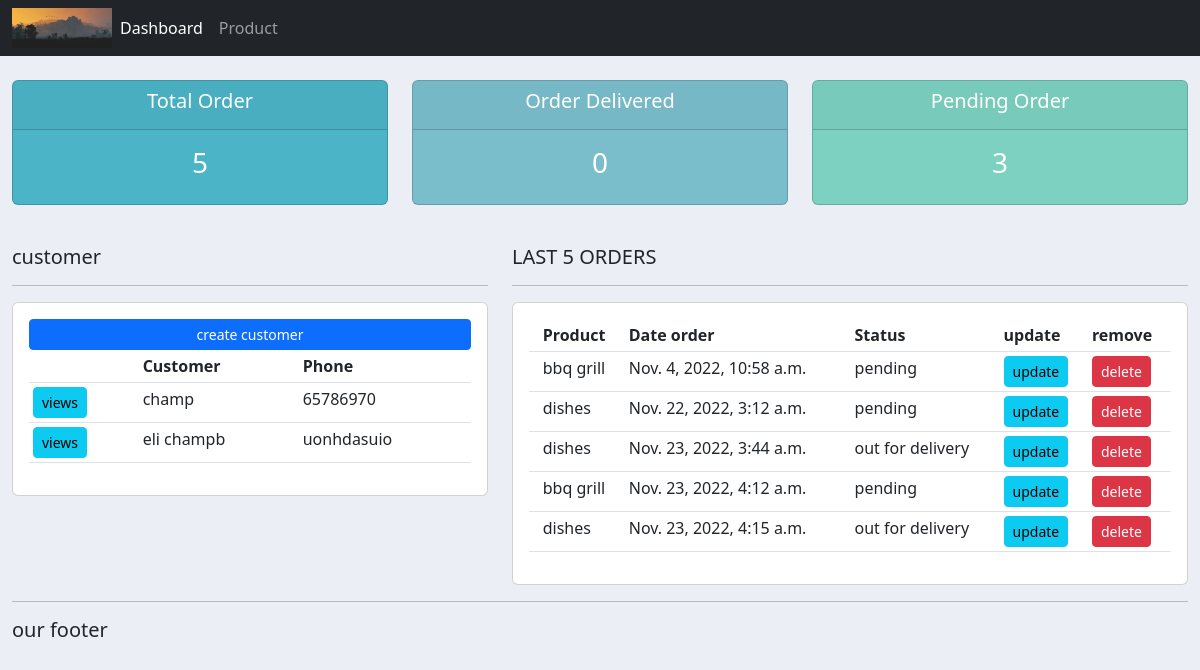
Before: / with the older database file.
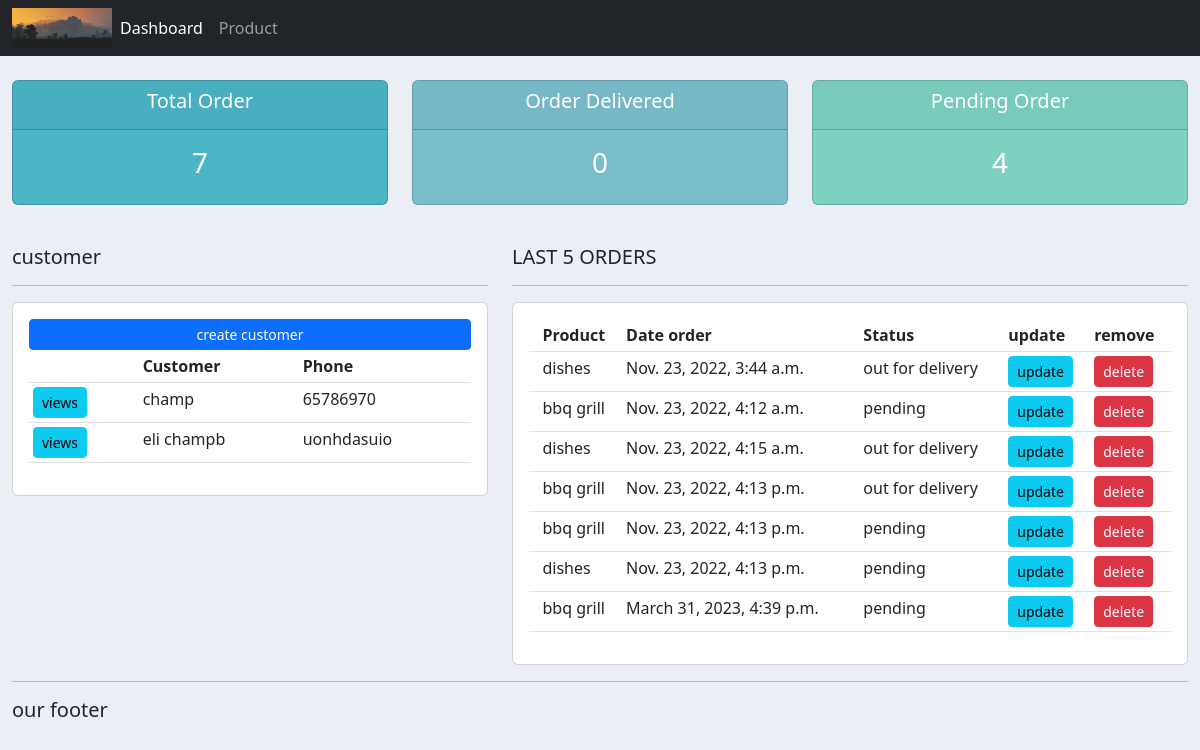
After: the same page with the newer database file.
### costumer/models.py (models this page shows, shortened)
class customer(models.Model):
    name =  models.CharField(max_length = 200,null=True)
    phone = models.CharField(max_length = 200,null=True)
    email = models.CharField(max_length = 200,null=True)
    date_created = models.DateTimeField(auto_now_add=True,null=True)

class order(models.Model):
    STATUS=(
         ('pending','pending'),
         ('out for delivery','out for delivery'),
         ('Delivered','Delivered'),
    )
    product = models.ForeignKey(product,null=True,on_delete=models.SET_NULL)
    customer = models.ForeignKey(customer,null=True,on_delete=models.SET_NULL)
    date_created = models.DateTimeField(auto_now_add=True,null=True)
    status = models.CharField(max_length = 200,null=True,choices=STATUS)

class product(models.Model):
    CATEGORY = (
        ('Indoor','Indoor'),
        ('Outdoor','Outdoor'),
    )
    name = models.CharField(max_length = 200,null=True)
    price = models.FloatField(null=True)
    category = models.CharField(max_length = 200,null=True,choices=CATEGORY)
    description =  models.CharField(max_length = 200,null=True,blank=True)
    date_created = models.DateTimeField(auto_now_add=True,null=True)
    tags = models.ManyToManyField(tag)
    def __str__(self):
        return self.name

### costumer/views.py (the view)
# urls.py: path('', views.home,name="home"),
def home(request):
    orders = order.objects.all()
    customers = customer.objects.all()
    total_customer = customers.count()
    total_order = orders.count()
    delivered = orders.filter( status  ='Delivered').count()
    pending = orders.filter( status  = 'pending').count()
    context = {'orders':orders ,'customers':customers,'total_customer':total_customer ,'total_order':total_order,
    'delivered':delivered,'pending':pending}
    return render(request,'account/dashboard.html',context)

### costumer/templates/account/dashboard.html (shortened to what this page needs)
{% extends "account/main.html" %}
{% block content %}
  {% include "account/status.html" %}
<br>
<div class="row">
    <div class="col-md-5">
        <h5>customer</h5>
        <hr>
        <div class="card card-body">
            <a class="btn btn-primary btn-sm btn-block" href="">create customer
                 </a>
                 <table class="table table-sm">
                    <tr>
                        <th></th>
                        <th>Customer</th>
                        <th>Phone</th>
                    </tr>
                {%for customer in customers%}
                     <tr>
                        <td><a class="btn btn-sm btn-info" href="{% url 'customer' customer.id%}">views</a></td>
                        <td>{{customer.name}}</td>
                         <td>{{customer.phone}}</td>
                     </tr>
                {% endfor %}
                 </table>
        </div>
    </div>
    <div class="col-md-7">
        <h5>LAST 5 ORDERS</h5>
        <hr>
        <div class="card card-body">
                 <table class="table table-sm">
                    <tr>
                        <th></th>
                        <th>Product</th>
                        <th>Date order</th>
                        <th>Status</th>
                        <th>update</th>
                        <th>remove</th>
                    </tr>
                    {%for order in orders%}
                    <tr>
                       <td></td>
                       <td>{{order.product}}</td>
                        <td>{{order.date_created}}</td>
                        <td>{{order.status}}</td>
                        <td> <a class="btn btn-sm btn-info"  href="{% url 'update_order' order.id %}">update</a></td>
                        <td><a  class="btn btn-sm btn-danger" href="{% url 'delete_order' order.id %}">delete</a></td>
                    </tr>
                    {% endfor %}
                 </table>
        </div>
</div>
{% endblock content %}

### costumer/templates/account/main.html (shortened to what this page needs)
{% load static %}
<!DOCTYPE html>
<html lang="en">
<head>
    <link rel="stylesheet" href="https://cdn.jsdelivr.net/npm/bootstrap@5.2.2/dist/css/bootstrap.min.css">
    <link rel="stylesheet" type="text/css" href="{% static '/css/main.css' %}">
</head>
<body>
    {% include "account/navbar.html" %}
    <div class="container-fluid">
        {% block content %}
        {% endblock %}
    </div>
    <hr>
    <h5>our footer</h5>
</body>
</html>

### costumer/templates/account/navbar.html (shortened to what this page needs)
{% load static %}
<nav class="navbar navbar-expand-lg navbar-dark bg-dark">
    <div class="container-fluid">
      <img src="{% static 'images/r5.jpg'%}" id="imgs"alt="" width="100" height="40">
      <div class="collapse navbar-collapse" id="navbarNav">
        <ul class="navbar-nav">
          <li class="nav-item">
            <a class="nav-link active" aria-current="page" href="{% url 'home'%}">Dashboard</a>
          </li>
          <li class="nav-item">
            <a class="nav-link" href="{% url 'product' %}">Product</a>
          </li>
        </ul>
      </div>
    </div>
  </nav>

### costumer/templates/account/status.html
<br>
<div class="row">
    <div class="col">
        <div class="col-md">
            <div class="card text-center text-white mb-3" id="total-orders">
                <div class="card-header">
                      <h5 class="card-title"> Total Order</h5>
                </div>
                <div class="card-body">
                    <h3 class="card-title">{{total_order}}</h3>
                </div>
            </div>
        </div>
    </div>
    <div class="col">
        <div class="col-md">
            <div class="card text-center text-white mb-3" id="orders-delivered">
                <div class="card-header">
                    <h5 class="card-title">Order Delivered</h5>
                </div>
                <div class="card-body">
                    <h3 class="card-title">{{delivered}}</h3>
                </div>
            </div>
        </div>
    </div>
    <div class="col">
        <div class="col-md">
            <div class="card text-center text-white mb-3" id="orders-pending">
                <div class="card-header">
                    <h5 class="card-title">Pending Order</h5>
                </div>
                <div class="card-body">
                    <h3 class="card-title">{{pending}}</h3>
                </div>
            </div>
        </div>
    </div>
</div>

### static/css/main.css (style rules this page uses)
body { background-color: #ebeff5; }
#total-orders { background-color: #4cb4c7; }
#orders-delivered { background-color: #7abecc; }
#orders-pending { background-color: #7cd1c0; }
#imgs { height: 40px; width: 100px; }

Changed rows visible on the page:
removed order: product "bbq grill", date_created "Nov. 4, 2022, 10:58 a.m.", status "pending"
removed order: product "dishes", date_created "Nov. 22, 2022, 3:12 a.m.", status "pending"
added order: product "bbq grill", date_created "Nov. 23, 2022, 4:13 p.m.", status "out for delivery"
added order: product "bbq grill", date_created "Nov. 23, 2022, 4:13 p.m.", status "pending"
added order: product "dishes", date_created "Nov. 23, 2022, 4:13 p.m.", status "pending"
added order: product "bbq grill", date_created "March 31, 2023, 4:39 p.m.", status "pending"
Other visible differences:
{{ total_order }}: "5" → "7"
{{ pending }}: "3" → "4"
